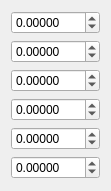
   <widget class="QWidget" name="layoutWidget">
    <property name="geometry">
     <rect>
      <x>220</x>
      <y>810</y>
      <width>111</width>
      <height>191</height>
     </rect>
    </property>
    <layout class="QFormLayout" name="formLayout">
     <item row="0" column="0" colspan="2">
      <widget class="QDoubleSpinBox" name="robomaster1_theta_1">
       <property name="decimals">
        <number>5</number>
       </property>
       <property name="minimum">
        <double>-99.989999999999995</double>
       </property>
      </widget>
     </item>
     <item row="1" column="0" colspan="2">
      <widget class="QDoubleSpinBox" name="robomaster1_theta_2">
       <property name="decimals">
        <number>5</number>
       </property>
       <property name="minimum">
        <double>-99.989999999999995</double>
       </property>
      </widget>
     </item>
     <item row="2" column="0" colspan="2">
      <widget class="QDoubleSpinBox" name="robomaster1_theta_3">
       <property name="decimals">
        <number>5</number>
       </property>
       <property name="minimum">
        <double>-99.989999999999995</double>
       </property>
      </widget>
     </item>
     <item row="3" column="0" colspan="2">
      <widget class="QDoubleSpinBox" name="robomaster1_theta_4">
       <property name="decimals">
        <number>5</number>
       </property>
       <property name="minimum">
        <double>-99.989999999999995</double>
       </property>
      </widget>
     </item>
     <item row="4" column="0" colspan="2">
      <widget class="QDoubleSpinBox" name="robomaster1_theta_5">
       <property name="decimals">
        <number>5</number>
       </property>
       <property name="minimum">
        <double>-99.989999999999995</double>
       </property>
      </widget>
     </item>
     <item row="5" column="0" colspan="2">
      <widget class="QDoubleSpinBox" name="robomaster1_theta_6">
       <property name="decimals">
        <number>5</number>
       </property>
       <property name="minimum">
        <double>-99.989999999999995</double>
       </property>
      </widget>
     </item>
    </layout>
   </widget>
